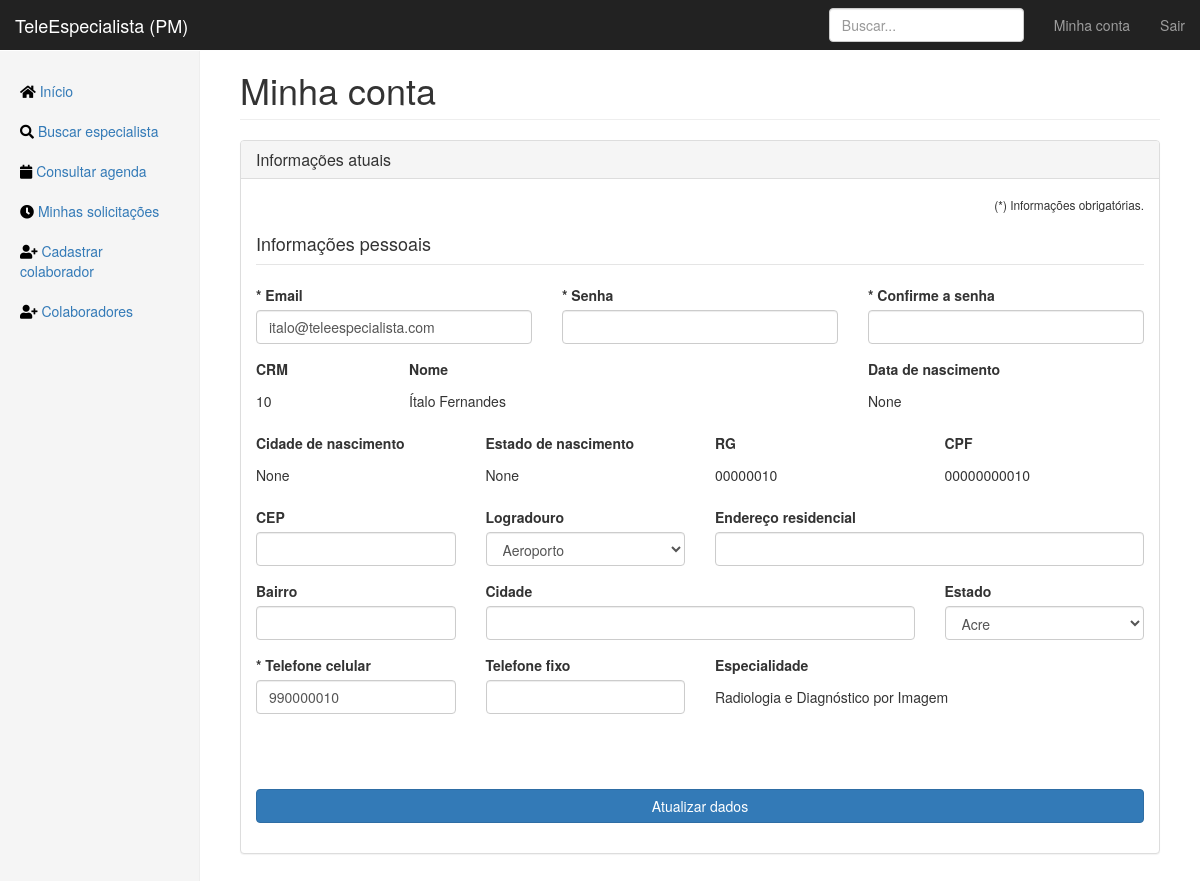
Page /account (signed in) on the committed database.
### app/models.py (models this page shows, shortened)
class User(db.Model, UserMixin):
    id = db.Column(db.Integer, primary_key=True)
    email = db.Column(db.String(120), unique=True, nullable=False)
    password = db.Column(db.String(64), nullable=False)
    image_file = db.Column(db.String(100))
    crm = db.Column(db.Integer, unique=True, nullable=False)
    fullname = db.Column(db.String(256), nullable=False)
    birthdate = db.Column(db.DateTime)
    birthcity = db.Column(db.String(256))
    birthstate = db.Column(db.String(2))
    rg = db.Column(db.String(12), unique=True, nullable=False)
    cpf = db.Column(db.String(12), unique=True, nullable=False)
    cep = db.Column(db.Integer)
    place = db.Column(db.String(64))
    address = db.Column(db.String(256))
    neighborhood = db.Column(db.String(128))
    city = db.Column(db.String(128))
    state = db.Column(db.String(2))
    phone_1 = db.Column(db.String(16), nullable=False)
    phone_2 = db.Column(db.String(16))
    specialties = db.relationship('Specialty', secondary=joinsSpecialtyUser,
    backref=db.backref('doctors', lazy='dynamic'))
    shifts = db.relationship('Calendar', secondary=joinCalendarUser,
    backref=db.backref('doctor', lazy='dynamic'))

class Specialty(db.Model):
    id = db.Column(db.Integer, primary_key=True)
    specialty = db.Column(db.String(64), unique=True, nullable=False)
    service_days = db.relationship('Calendar', backref='specialty')

### app/routes.py (the view)
@app.route("/account", methods=['GET', 'POST'])
@login_required
def account():
    form = UpdateAccountForm()
    if form.validate_on_submit():
        hashed_password = bcrypt.generate_password_hash(form.password.data).decode('utf-8')
        current_user.email = form.email.data
        current_user.cep  = form.cep.data
        current_user.place  = form.place.data
        current_user.address = form.residence_address.data
        current_user.neighborhood = form.neighborhood.data
        current_user.city = form.city.data
        current_user.state = form.state.data
        current_user.phone_1 = form.phone_1.data
        current_user.phone_2 = form.phone_2.data
        db.session.commit()
        flash('Sua conta foi atualizada com sucesso!', category='success')
        return redirect(url_for('account'))
    elif request.method == 'GET':
        print('Não valido')
        form.email.data = current_user.email
        form.cep.data = current_user.cep
        form.place.data = current_user.place
        form.residence_address.data = current_user.address
        form.neighborhood.data = current_user.neighborhood
        form.city.data = current_user.city
        form.state.data = str(current_user.state)
        form.phone_1.data = current_user.phone_1
        form.phone_2.data = current_user.phone_2
    return render_template("account.html", title="Atualizar informações - TeleEspecialista", form=form)

### app/forms.py (shortened to what this page needs)
class UpdateAccountForm(FlaskForm):
    password = PasswordField('Senha', validators=[DataRequired(), Length(min=4, max=16)])
    confirm_password = PasswordField('Confirme a senha', validators=[DataRequired(), Length(min=4, max=32), EqualTo('password')])
    email = StringField('Email', validators=[DataRequired(message='Email inválido'), Email()])
    cep = IntegerField('CEP', validators=[Optional()])
    place = SelectField('Logradouro', choices=logradouro_dict.items())
    residence_address = StringField('Endereço residencial')
    neighborhood = StringField('Bairro')
    city = StringField('Cidade')
    state = SelectField('Estado', choices=states_dict.items())
    phone_1 = IntegerField('Telefone celular', validators=[DataRequired()])
    phone_2 = IntegerField('Telefone fixo', validators=[Optional()])
    submit = SubmitField('Atualizar dados')

### app/models.py (called while the page is built)
@login_manager.user_loader
def load_user(user_id):
    return User.query.get(int(user_id))

### app/templates/account.html (shortened to what this page needs)
{% extends "layout.html" %}
{% block content %}
<h1 class="page-header">Minha conta</h1>
<div class="panel panel-default">
    <div class="panel-heading">
        <h3 class="panel-title">Informações atuais</h3>
    </div>
    <div class="panel-body">
        <form method="post" action="">
            <p class="text-right">
                <small>(*) Informações obrigatórias.</small>
            </p>
            <fieldset>
                <legend><h4>Informações pessoais</h4></legend>
                <div class="row">
                    <div class="col-md-4">
                        <div class="form-group">
                            <strong>*</strong> {{ form.email.label(class="form-control-label") }}
                            {% if form.email.errors %}
                            <div class="has-error">
                                {{ form.email(class="form-control has-error")}}
                                {% for error in form.email.errors %}
                                <strong class="help-block">{{ error }}</strong>
                                {% endfor %}
                            </div>
                            {% else %}
                            {{ form.email(class="form-control readonly")}}
                            {% endif %}
                        </div>
                    </div>
                    <div class="col-md-4">
                        <div class="form-group">
                            <strong>*</strong> {{ form.password.label(class="form-control-label") }}
                            {% if form.password.errors %}
                            <div class="has-error">
                                {{ form.password(class="form-control has-error")}}
                                {% for error in form.password.errors %}
                                <strong class="help-block">{{ error }}</strong>
                                {% endfor %}
                            </div>
                            {% else %}
                            {{ form.password(class="form-control")}}
                            {% endif %}
                        </div>
                    </div>
                    <div class="col-md-4">
                        <div class="form-group">
                            <strong>*</strong> {{ form.confirm_password.label(class="form-control-label") }}
                            {% if form.confirm_password.errors %}
                            <div class="has-error">
                                {{ form.confirm_password(class="form-control has-error")}}
                                {% for error in form.confirm_password.errors %}
                                <strong class="help-block">{{ error }}</strong>
                                {% endfor %}
                            </div>
                            {% else %}
                            {{ form.confirm_password(class="form-control")}}
                            {% endif %}
                        </div>
                    </div>
                </div>
                <div class="row">
                    <div class="col-md-2">
                        <div class="form-group">
                            <label class="form-control-label">CRM</label>
                            <p class="form-control-static">{{ current_user.crm }}</p>
                        </div>
                    </div>
                    <div class="col-md-6">
                        <div class="form-group">
                            <label class="form-control-label">Nome</label>
                            <p class="form-control-static">{{ current_user.fullname }}</p>
                        </div>
                    </div>
                    <div class="col-md-4">
                        <div class="form-group">
                            <label class="form-control-label">Data de nascimento</label>
                            <p class="form-control-static">{{ current_user.birthdate }}</p>
                        </div>
                    </div>
                </div>
                <div class="row">
                    <div class="col-md-3">
                        <div class="form-group">
                            <label class="form-control-label">Cidade de nascimento</label>
                            <p class="form-control-static">{{ current_user.birthcity }}</p>
                        </div>
                    </div>
                    <div class="col-md-3">
                        <div class="form-group">
                            <label class="form-control-label">Estado de nascimento</label>
                            <p class="form-control-static">{{ current_user.birthstate }}</p>
                        </div>
                    </div>
                    <div class="col-md-3 col-sm-6">
                        <div class="form-group">
                            <label class="form-control-label">RG</label>
                            <p class="form-control-static">{{ current_user.rg }}</p>
                        </div>
                    </div>
                    <div class="col-md-3 col-sm-6">
                        <div class="form-group">
                            <label class="form-control-label">CPF</label>
                            <p class="form-control-static">{{ current_user.cpf }}</p>
                        </div>
                    </div>
                </div>
                <div class="row">
                    <div class="col-md-3">
                        <div class="form-group">
                            {{ form.cep.label(class="form-control-label") }}
                            {% if form.cep.errors %}
                            <div class="has-error">
                                {{ form.cep(class="form-control has-error")}}
                                {% for error in form.cep.errors %}
                                <strong class="help-block">{{ error }}</strong>
                                {% endfor %}
                            </div>
                            {% else %}
                            {{ form.cep(class="form-control")}}
                            {% endif %}
                        </div>
                    </div>
                    <div class="col-md-3">
                        <div class="form-group">
                            {{ form.place.label(class="form-control-label") }}
                            {% if form.place.errors %}
                            <div class="has-error">
                                {{ form.place(class="form-control has-error")}}
                                {% for error in form.place.errors %}
                                <strong class="help-block">{{ error }}</strong>
                                {% endfor %}
                            </div>
                            {% else %}
                            {{ form.place(class="form-control")}}
                            {% endif %}
                        </select></div>
                    </div>
                    <div class="col-md-6">
                        <div class="form-group">
                            {{ form.residence_address.label(class="form-control-label") }}
                            {% if form.residence_address.errors %}
                            <div class="has-error">
                                {{ form.residence_address(class="form-control has-error")}}
                                {% for error in form.residence_address.errors %}
                                <strong class="help-block">{{ error }}</strong>
                                {% endfor %}
                            </div>
                            {% else %}
                            {{ form.residence_address(class="form-control")}}
                            {% endif %}
                        </div>
                    </div>
                </div>
                <div class="row">
                    <div class="col-md-3">
                        <div class="form-group">
                            {{ form.neighborhood.label(class="form-control-label") }}
                            {% if form.neighborhood.errors %}
                            <div class="has-error">
                                {{ form.neighborhood(class="form-control has-error")}}
                                {% for error in form.neighborhood.errors %}
                                <strong class="help-block">{{ error }}</strong>
                                {% endfor %}
                            </div>
                            {% else %}
                            {{ form.neighborhood(class="form-control")}}
                            {% endif %}
                        </div>
                    </div>
                    <div class="col-md-6">
                        <div class="form-group">
                            {{ form.city.label(class="form-control-label") }}
                            {% if form.city.errors %}
                            <div class="has-error">
                                {{ form.city(class="form-control has-error")}}
                                {% for error in form.city.errors %}
                                <strong class="help-block">{{ error }}</strong>
                                {% endfor %}
                            </div>
                            {% else %}
                            {{ form.city(class="form-control")}}
                            {% endif %}
                        </div>
                    </div>
                    <div class="col-md-3">
                        <div class="form-group">
                            {{ form.state.label(class="form-control-label") }}
                            {% if form.state.errors %}
                            <div class="has-error">
                                {{ form.state(class="form-control has-error")}}
                                {% for error in form.state.errors %}
                                <strong class="help-block">{{ error }}</strong>
                                {% endfor %}
                            </div>
                            {% else %}
                            {{ form.state(class="form-control")}}
                            {% endif %}
                        </div>
                    </div>
                </div>
                <div class="row">
                    <div class="col-md-3">
                        <div class="form-group">
                            <strong>*</strong> {{ form.phone_1.label(class="form-control-label") }}
                            {% if form.phone_1.errors %}
                            <div class="has-error">
                                {{ form.phone_1(class="form-control has-error")}}
                                {% for error in form.phone_1.errors %}
                                <strong class="help-block">{{ error }}</strong>
                                {% endfor %}
                            </div>
                            {% else %}
                            {{ form.phone_1(class="form-control")}}
                            {% endif %}
                        </div>
                    </div>
                    <div class="col-md-3">
                        <div class="form-group">
                            {{ form.phone_2.label(class="form-control-label") }}
                            {% if form.phone_2.errors %}
                            <div class="has-error">
                                {{ form.phone_2(class="form-control has-error")}}
                                {% for error in form.phone_2.errors %}
                                <strong class="help-block">{{ error }}</strong>
                                {% endfor %}
                            </div>
                            {% else %}
                            {{ form.phone_2(class="form-control")}}
                            {% endif %}
                        </div>
                    </div>
                    <div class="col-md-6">
                        <label class="form-control-label">Especialidade</label>
                        <p class="form-control-static">{{ current_user.specialties[0].specialty }}</p>
                    </div>
                </div>
            </fieldset>
            <br>
            <br><br>
            <div class="form-group">
                <div class="form-group">
                    {{ form.submit(class="btn btn-primary btn-block") }}
                </div>
            </div>
        </form>
    </div>
</div>
{% endblock content %}

### app/static/dashboard.css (style rules this page uses)
body { padding-top: 50px; }
.main .page-header { margin-top: 0; }

### rows in the picture
User: email "italo@teleespecialista.com", crm "10", fullname "Ítalo Fernandes", birthdate "None", birthcity "None", birthstate "None", rg "00000010", cpf "00000000010", place "Aeroporto", state "Acre", phone_1 "990000010"
Specialty: specialty "Radiologia e Diagnóstico por Imagem"
